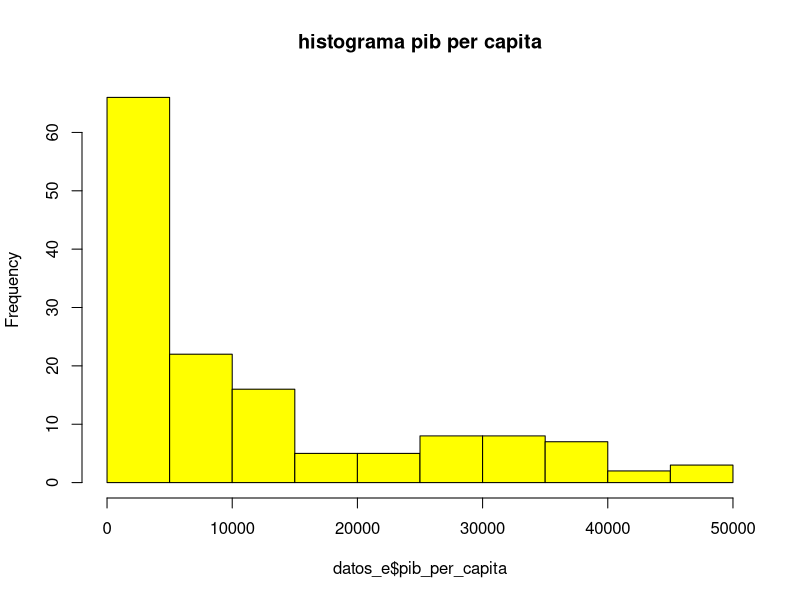
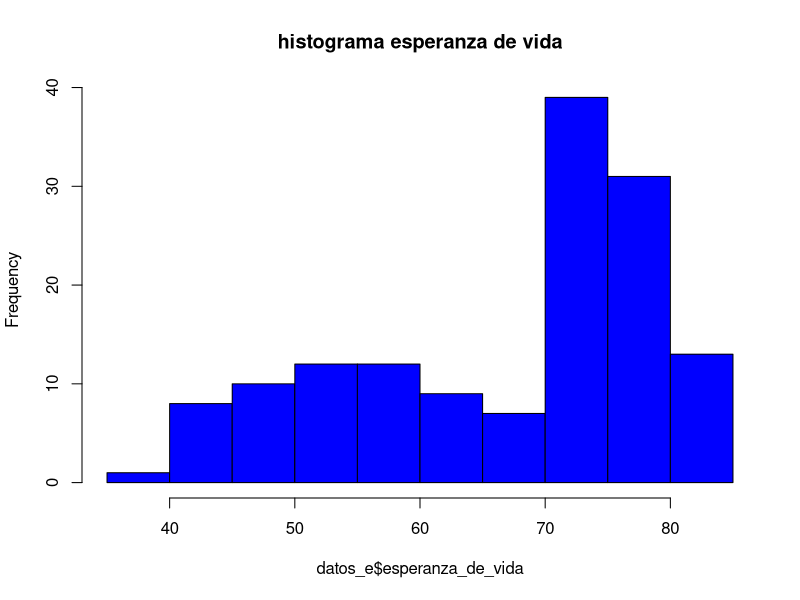
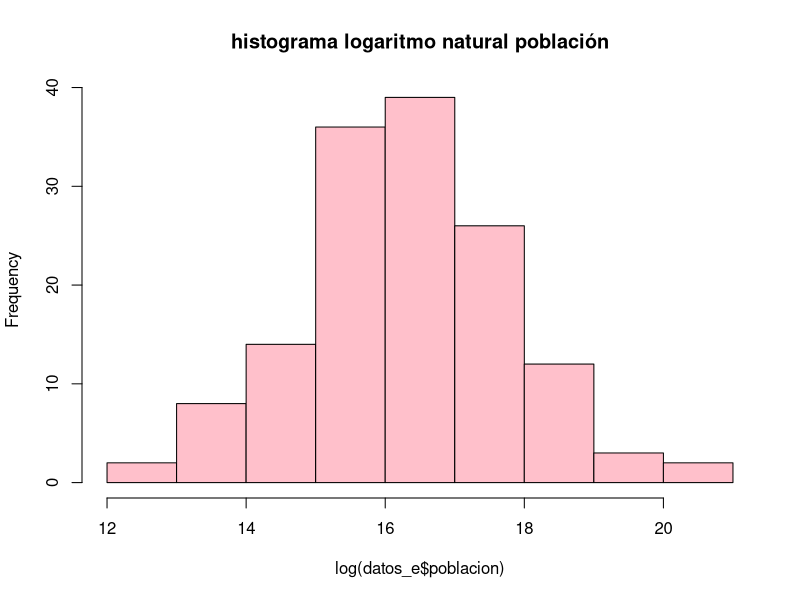

Reproduce these figures in R, in order.
# nombre del archivo a mandar por correo:
# nombre_apellido_inferencia_profesor.R
# ejemplo:
# juan_perez_inferencia_beltran.R

# No olvide ejecutar las líneas 6 y 11 antes de empezar el resto del trabajo
library(readxl)

# 1. Use la función read_excel para cargar los datos que se encuentran en el archivo excel 

misdatos <- read_excel("datos_e.xlsx")
datos_e <- misdatos


# 2. Para las variables "pib_per_capita" y "esperanza_de_vida" compute lo siguiente
# 2.1 la media cada una (4 pts)
# 2.2 la desviación estandar de cada una (4 pts)
# 2.3 la cantidad de observaciones (n) de cada una (4 pts)





# 3. Grafique los histogramas de estas tres variables:
# "pib_per_capita" (2 pto), "esperanza_de_vida" (2 pto) y el logaritmo natural de la variable "población" (4 pts).
# Puede usar cualquier función y paquete de R que grafique histogramas

#Respuestas_Solemne
misdatos<-read_excel("datos_e.xlsx")

#2
mean(datos_e$pib_per_capita) #11680.07
mean(datos_e$esperanza_de_vida) #67.00742
sd(datos_e$pib_per_capita) #12859.94
sd(datos_e$esperanza_de_vida) #12.07302


#3
hist(datos_e$pib_per_capita,main="histograma pib per capita",col="yellow")
hist(datos_e$esperanza_de_vida,main="histograma esperanza de vida",col="blue")
hist(log(datos_e$poblacion),main="histograma logaritmo natural población",col="pink")
